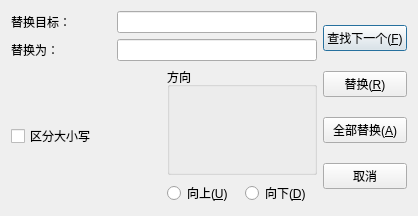
<?xml version="1.0" encoding="UTF-8"?>
<ui version="4.0">
 <class>ReplaceDialog</class>
 <widget class="QDialog" name="ReplaceDialog">
  <property name="geometry">
   <rect>
    <x>0</x>
    <y>0</y>
    <width>418</width>
    <height>216</height>
   </rect>
  </property>
  <property name="windowTitle">
   <string>替换</string>
  </property>
  <layout class="QHBoxLayout" name="horizontalLayout_5">
   <item>
    <layout class="QVBoxLayout" name="verticalLayout_2">
     <item>
      <layout class="QHBoxLayout" name="horizontalLayout">
       <item>
        <widget class="QLabel" name="label">
         <property name="sizePolicy">
          <sizepolicy hsizetype="Fixed" vsizetype="Preferred">
           <horstretch>0</horstretch>
           <verstretch>0</verstretch>
          </sizepolicy>
         </property>
         <property name="minimumSize">
          <size>
           <width>100</width>
           <height>0</height>
          </size>
         </property>
         <property name="maximumSize">
          <size>
           <width>100</width>
           <height>16777215</height>
          </size>
         </property>
         <property name="text">
          <string>替换目标：</string>
         </property>
        </widget>
       </item>
       <item>
        <widget class="QLineEdit" name="searchText"/>
       </item>
      </layout>
     </item>
     <item>
      <layout class="QHBoxLayout" name="horizontalLayout_2">
       <item>
        <widget class="QLabel" name="label_2">
         <property name="sizePolicy">
          <sizepolicy hsizetype="Fixed" vsizetype="Fixed">
           <horstretch>0</horstretch>
           <verstretch>0</verstretch>
          </sizepolicy>
         </property>
         <property name="minimumSize">
          <size>
           <width>100</width>
           <height>0</height>
          </size>
         </property>
         <property name="maximumSize">
          <size>
           <width>100</width>
           <height>16777215</height>
          </size>
         </property>
         <property name="text">
          <string>替换为：</string>
         </property>
        </widget>
       </item>
       <item>
        <widget class="QLineEdit" name="targetText"/>
       </item>
      </layout>
     </item>
     <item>
      <layout class="QHBoxLayout" name="horizontalLayout_4">
       <item>
        <widget class="QCheckBox" name="cbCaseSensetive">
         <property name="text">
          <string>区分大小写</string>
         </property>
        </widget>
       </item>
       <item>
        <layout class="QVBoxLayout" name="verticalLayout">
         <item>
          <widget class="QGroupBox" name="groupBox">
           <property name="title">
            <string>方向</string>
           </property>
          </widget>
         </item>
         <item>
          <layout class="QHBoxLayout" name="horizontalLayout_3">
           <item>
            <widget class="QRadioButton" name="rbUp">
             <property name="text">
              <string>向上(&amp;U)</string>
             </property>
            </widget>
           </item>
           <item>
            <widget class="QRadioButton" name="rbDown">
             <property name="text">
              <string>向下(&amp;D)</string>
             </property>
            </widget>
           </item>
          </layout>
         </item>
        </layout>
       </item>
      </layout>
     </item>
    </layout>
   </item>
   <item>
    <layout class="QVBoxLayout" name="verticalLayout_3">
     <item>
      <widget class="QPushButton" name="btFindNext">
       <property name="text">
        <string>查找下一个(&amp;F)</string>
       </property>
      </widget>
     </item>
     <item>
      <widget class="QPushButton" name="btReplace">
       <property name="text">
        <string>替换(&amp;R)</string>
       </property>
      </widget>
     </item>
     <item>
      <widget class="QPushButton" name="btReplaceAll">
       <property name="text">
        <string>全部替换(&amp;A)</string>
       </property>
      </widget>
     </item>
     <item>
      <widget class="QPushButton" name="btCancel">
       <property name="text">
        <string>取消</string>
       </property>
      </widget>
     </item>
    </layout>
   </item>
  </layout>
 </widget>
 <resources/>
 <connections/>
</ui>
